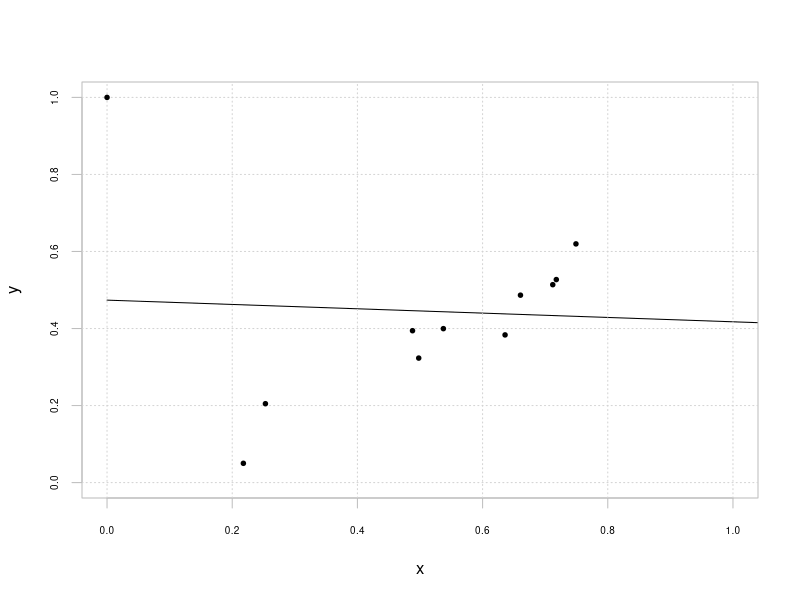
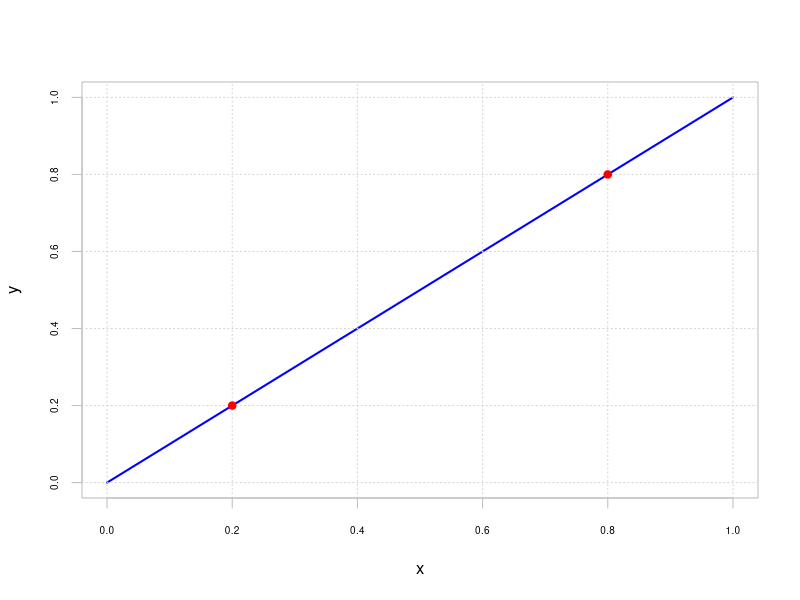

The R script that drew these images, in order: (Note: this script raises an error after producing the figures.)
set.seed(1234567)

x = 0.2 + 0.6 * runif(10) 
y = 0.9 * x + 0.05 * rnorm(10) - 0.1
test = data.frame(x=c(0, 1.2))

x = c(x, 0.0); y = c(y, 1)

df = data.frame(x=x, y=y)
m = lm(y ~ x, df) 

plot(test$x, predict(m, test), 
     col = 'black', pch = 19, cex = 0.5, type='l',
     xlim=c(0, 1), ylim=c(0,1), lwd = 1,
     ylab='y',  xlab='x', axes=FALSE)
box(col="gray")
axis(1, col="gray", col.axis="black", cex.axis=0.6)
axis(2, col="gray", col.axis="black", cex.axis=0.6)
grid()
points(df$x, df$y, pch=19, col='black', cex = 0.6)







##
##
##


library(MASS)


set.seed(1234567)
x = c(0.2, 0.8)
y = c(0.2, 0.8)

df = data.frame(x=x, y=y)
m = lm(y ~ x, df) 
test = data.frame(x=c(0, 1))


plot(test$x, predict(m, test), 
     col = 'blue', pch = 19, cex = 0.5, type='l',
     xlim=c(0, 1), ylim=c(0,1), lwd = 2,
     ylab='y',  xlab='x', axes=FALSE)
box(col="gray")
axis(1, col="gray", col.axis="black", cex.axis=0.6)
axis(2, col="gray", col.axis="black", cex.axis=0.6)
grid()

points(df$x, df$y, pch=19, col='red')

for(i in 1:8)
{
	this_x = c(df$x + 0.08 * rnorm(2), df$x + 0.08 * rnorm(2))
	z = data.frame(x = this_x, y = c(y, y))
	m = lm.ridge(y ~ x, z)
	lines(test$x, predict(m, test), col = 'gray') 
	## points(z$x, z$y, pch=19, col='gray', cex=0.5)		
}



